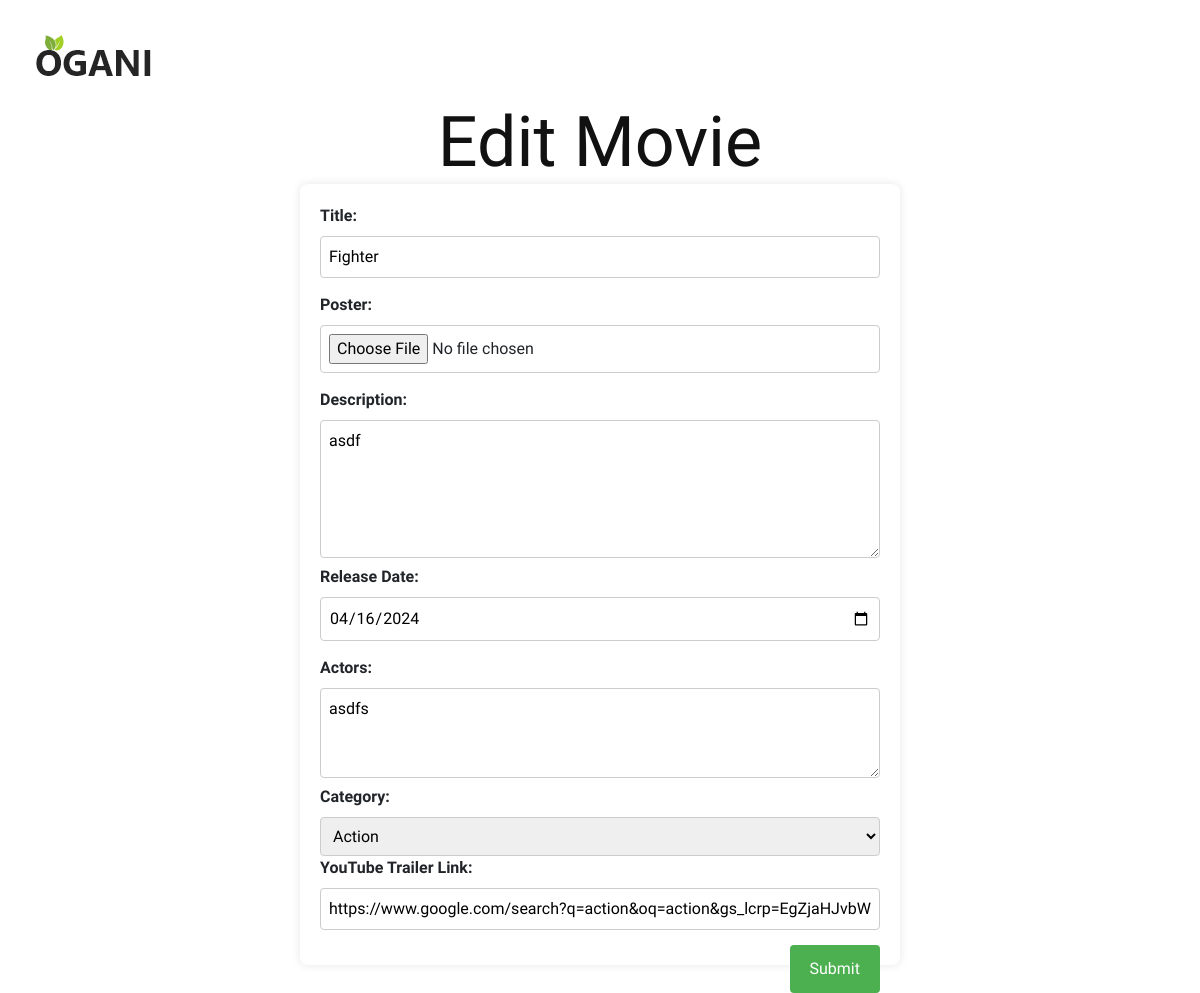
The page /movie/edit_movie/4/ on the database as committed earlier.
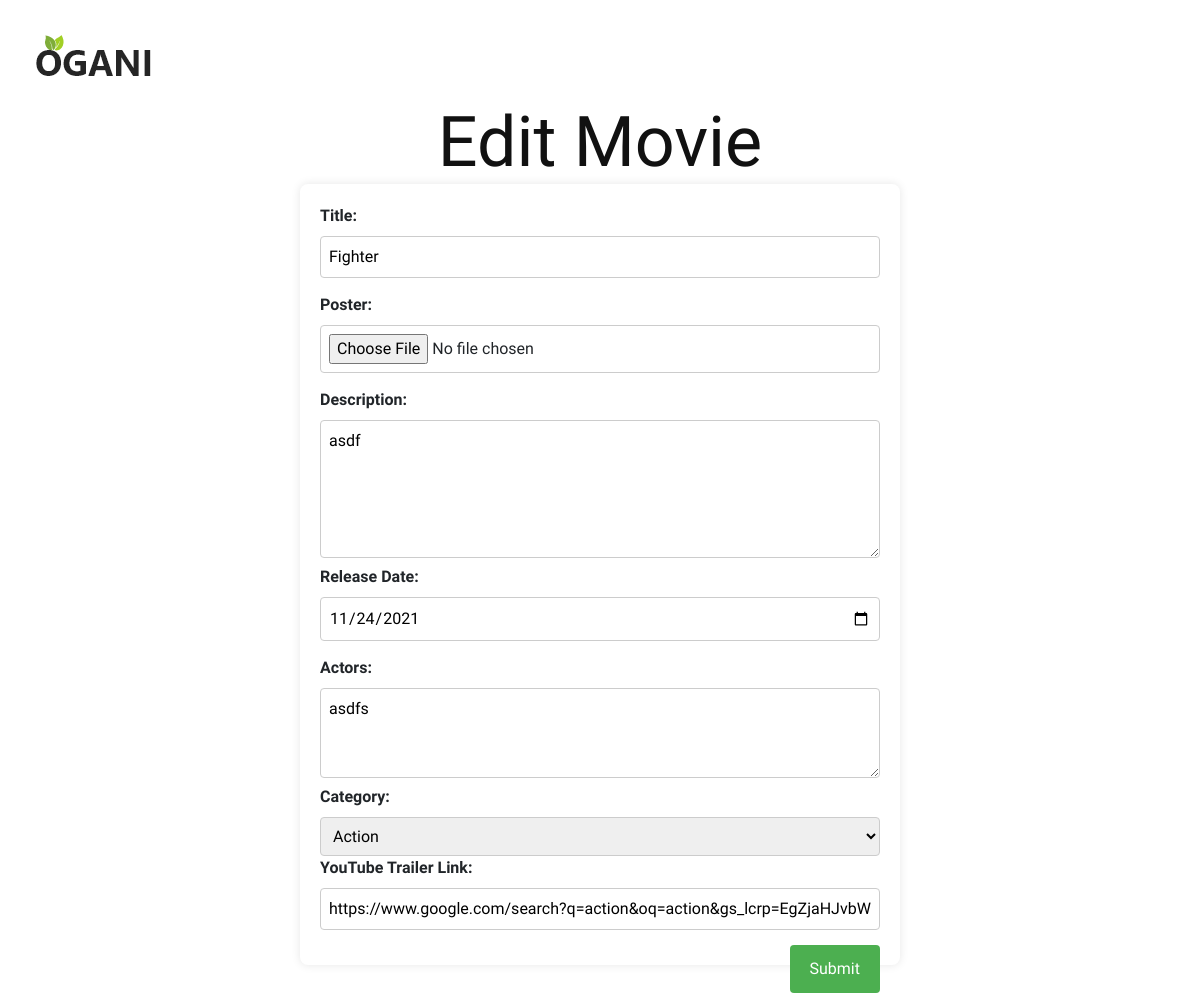
The same page on the database as committed later.
### cart_movie/models.py (models this page shows, shortened)
class Movies(models.Model):
    title=models.CharField(max_length=100)
    slug=models.SlugField(max_length=100,unique=True)
    image=models.ImageField(upload_to='pics')
    description=models.TextField()
    release_date=models.DateField()
    actor=models.CharField(max_length=233)
    genres=models.ForeignKey(Genres,on_delete=models.CASCADE)
    youtube=models.URLField()
    added_user=models.ForeignKey(User,on_delete=models.CASCADE)

class Genres(models.Model):
    genres=models.CharField(max_length=342)
    slug=models.SlugField(max_length=342 ,unique=True ,null=True)
    def __str__(self):
        return self.genres

### cart_movie/views.py (the view, shortened to what this page needs)
# urls.py: path('edit_movie/<int:id>/',views.edit_movie,name='edit_movie'),
def edit_movie(request,id):
    movie=Movies.objects.get(id=id)
    genres=Genres.objects.all()
    return render(request,'edit_movie.html',{'movie':movie,'genres':genres})

### Templates/edit_movie.html (shortened to what this page needs)
<!DOCTYPE html>
<html lang="en">
<head>
</head>
<body>
{% include 'navbar.html' %}
<h1>Edit Movie</h1>
<form method="post" enctype="multipart/form-data">
    <label for="title">Title:</label>
    <input type="text" id="title" name="title" value="{{movie.title}}" required>
    <label for="poster">Poster:</label>
    <input type="file" id="poster" name="poster" value="{{ movie.image.url }}" accept="image/*" >
    <label for="description">Description:</label>
    <textarea id="description" name="description" rows="5"  required>{{movie.description}}</textarea>
    <label for="release_date">Release Date:</label>
    <input type="date" id="release_date" name="release_date"  value="{{movie.release_date |date:'Y-m-d'}}" >
    <label for="actors">Actors:</label>
    <textarea id="actors" name="actors" rows="3">{{movie.actor}}</textarea>
    <label for="genres">Category:</label>
    <select name="genres" id="genres" required>
        <option>{{movie.genres}}</option>
    </select>
    <label for="trailer_link">YouTube Trailer Link:</label>
    <input type="url" id="trailer_link" name="trailer_link" value="{{movie.youtube}}" required>
    <button type="submit">Submit</button>
</form>
</body>
</html>

Rows that differ between the two databases and show on the page:
changed Movies "Fighter": release_date "04/16/2024" → "11/24/2021"
